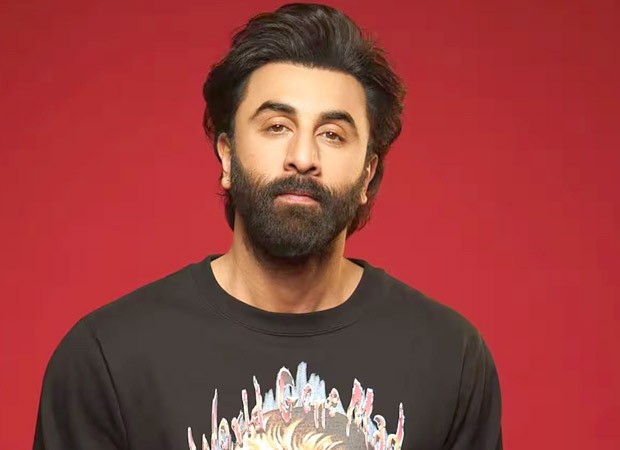
#> input picture Computer_Vision/Images/Ranbir.jpg, 620 x 450 px, found by its file name
$ jupyter execute Notebook_2.ipynb
#> lines starting #> are read from the running program, lines starting #| are printed output that depends on the picture; after the words box and inside, x2 and y2 are one past the last pixel; in counts of white or black regions, pixels touching at a corner belong together
**Edge detection in an Image using OpenCV**

[cell 1]
import cv2
import numpy as np

[cell 2]
img = cv2.imread(r"D:\Computer-Vision\Computer_Vision\Images\Ranbir.jpg")
#> img is the input picture: shape (450, 620, 3); mean B, G, R 61.8, 63.7, 151.7

re_img = cv2.resize(img,(400,400))
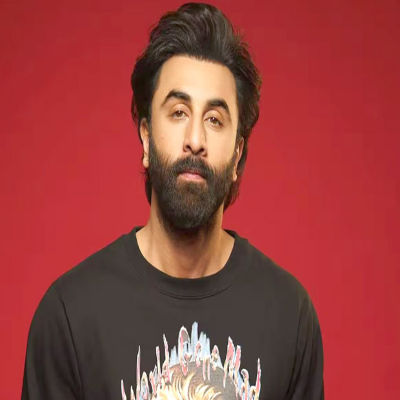
#> re_img: shape (400, 400, 3); mean B, G, R 61.7, 63.7, 151.7
print(re_img.shape)
#| (400, 400, 3)

new_img = cv2.Canny(image=re_img,threshold1=100,threshold2=100,apertureSize=3,L2gradient=True)
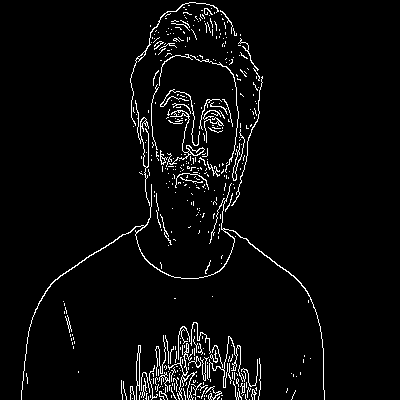
#> new_img: shape (400, 400); 3.9% white in thin lines or dots, all inside (x1, y1, x2, y2) = (21, 2, 325, 400)
print(new_img.shape)
#| (400, 400)


cv2.imshow("Orignal_img",re_img)
cv2.imshow("Edges_img",new_img)
cv2.waitKey(5000)
cv2.destroyAllWindows()

$ run again, with Computer_Vision/Images/Animal.jpg copied over Computer_Vision/Images/Ranbir.jpg
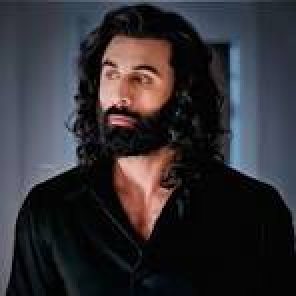
#> input picture Computer_Vision/Images/Animal.jpg, 148 x 148 px, found by its file name (shown 2 times larger)
#> img is the input picture: shape (148, 148, 3); mean B, G, R 51.8, 47, 49.3
#| (400, 400, 3)
#> `new_img = cv2.Canny(image=re_img,threshold1=100,threshold2=100,apertur..`:
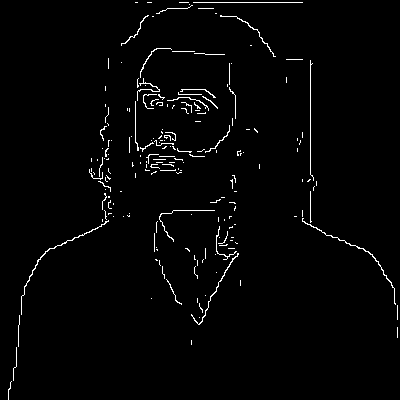
#> new_img: shape (400, 400); 1.9% white in thin lines or dots
#| (400, 400)
